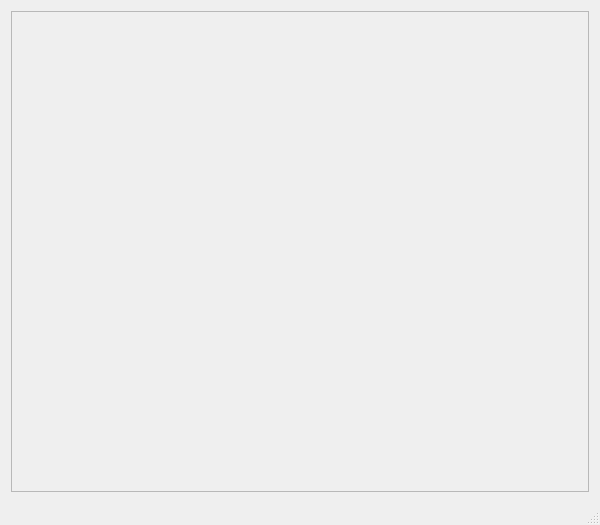
<?xml version="1.0" encoding="UTF-8"?>
<ui version="4.0">
 <class>MainWindow</class>
 <widget class="QMainWindow" name="MainWindow">
  <property name="geometry">
   <rect>
    <x>0</x>
    <y>0</y>
    <width>600</width>
    <height>525</height>
   </rect>
  </property>
  <property name="windowTitle">
   <string>MainWindow</string>
  </property>
  <widget class="QWidget" name="centralWidget">
   <layout class="QHBoxLayout" name="horizontalLayout">
    <item>
     <widget class="QScrollArea" name="glScrollArea">
      <property name="focusPolicy">
       <enum>Qt::StrongFocus</enum>
      </property>
      <property name="widgetResizable">
       <bool>true</bool>
      </property>
      <widget class="QWidget" name="scrollAreaWidgetContents">
       <property name="geometry">
        <rect>
         <x>0</x>
         <y>0</y>
         <width>574</width>
         <height>456</height>
        </rect>
       </property>
      </widget>
     </widget>
    </item>
   </layout>
  </widget>
  <widget class="QMenuBar" name="menuBar">
   <property name="geometry">
    <rect>
     <x>0</x>
     <y>0</y>
     <width>600</width>
     <height>22</height>
    </rect>
   </property>
  </widget>
  <widget class="QStatusBar" name="statusBar"/>
 </widget>
 <layoutdefault spacing="6" margin="11"/>
 <resources/>
 <connections/>
</ui>
